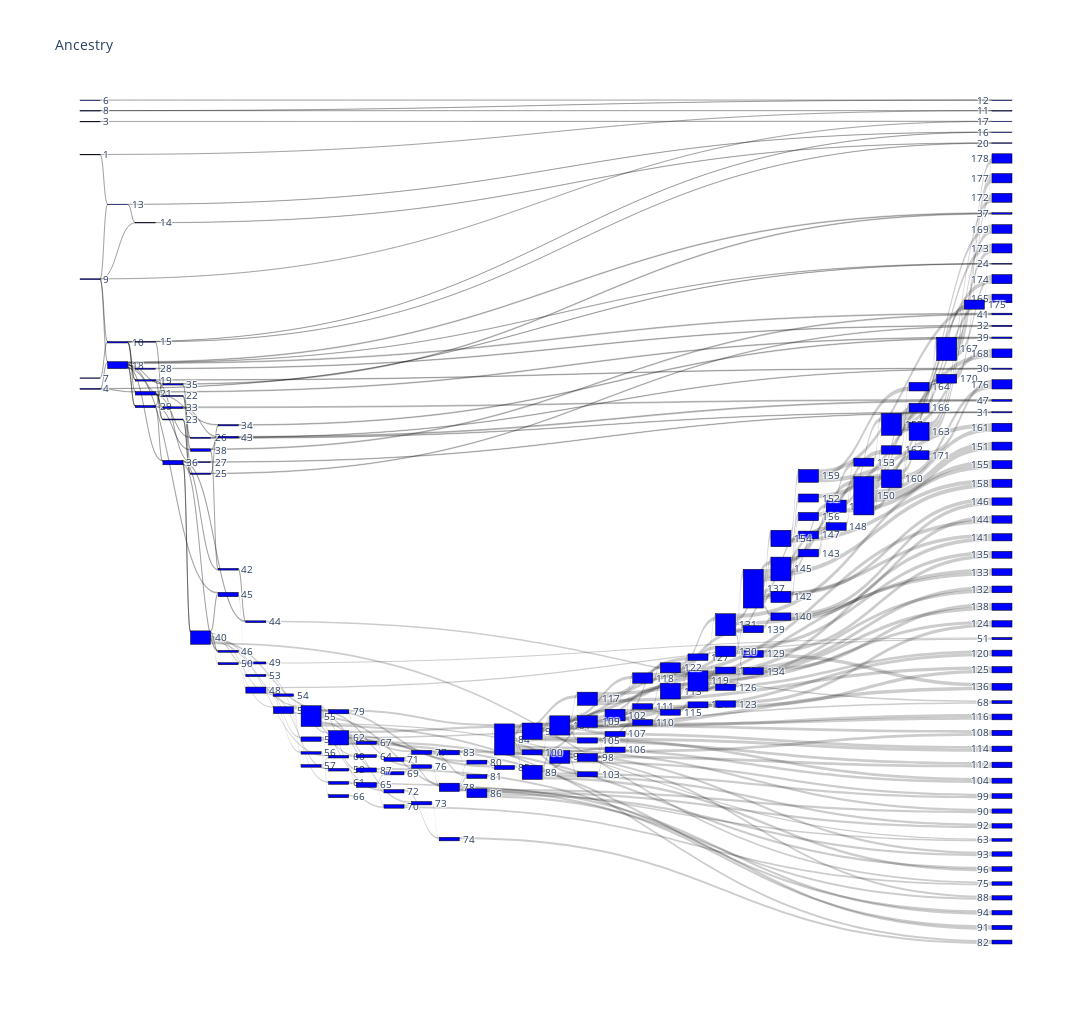

Notebook code cell kept with this figure:
### Code cell
visualization = Visualization("2dfire/27_11_19_22_47_22")
fig = visualization.getAncestryGraph('2')
fig.show()

### Figure 1 — Plotly figure (JSON) as saved in the notebook; plotly's stock layout.template omitted (floating-point values rounded to 4 significant figures; data arrays with more than 128 entries replaced by an {"elided": "..."} marker saying what was removed)
{"data": [{"link": {"source": {"elided": "348 int values"}, "target": {"elided": "348 int values"}, "value": {"elided": "348 int values"}}, "node": {"color": "blue", "label": {"elided": "180 mixed values"}, "line": {"color": "black", "width": 0.5}, "pad": 15, "thickness": 20}, "orientation": "h", "type": "sankey"}], "layout": {"font": {"size": 10}, "height": 1024, "title": {"text": "Ancestry"}, "width": 2500}}
